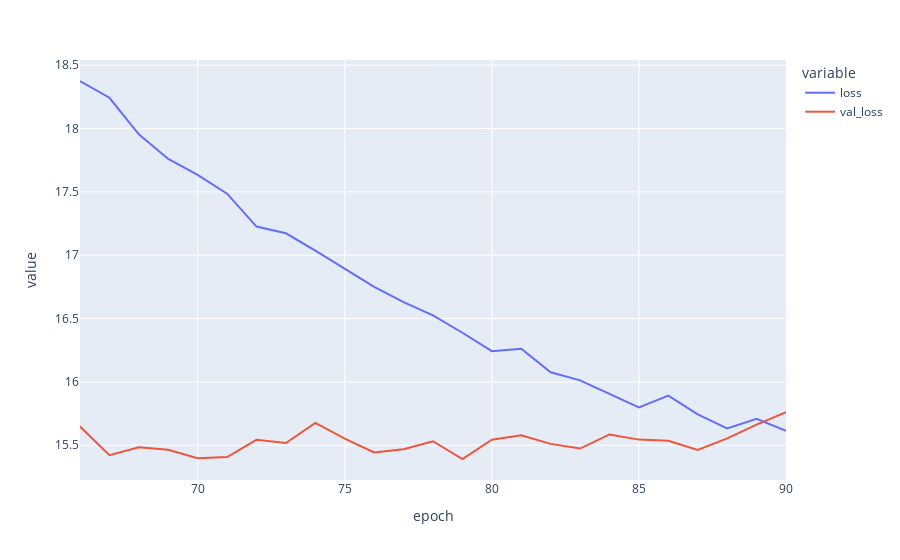

Notebook cell for this chart:
### Code cell
px.line(df.iloc[-25:],x="epoch",y=["loss","val_loss"])

### Figure 1 — Plotly figure (JSON) as saved in the notebook; plotly's stock layout.template omitted (floating-point values rounded to 4 significant figures)
{"data": [{"hovertemplate": "variable=loss<br>epoch=%{x}<br>value=%{y}<extra></extra>", "legendgroup": "loss", "line": {"color": "#636efa", "dash": "solid"}, "marker": {"symbol": "circle"}, "mode": "lines", "name": "loss", "orientation": "v", "showlegend": true, "type": "scatter", "x": [66, 67, 68, 69, 70, 71, 72, 73, 74, 75, 76, 77, 78, 79, 80, 81, 82, 83, 84, 85, 86, 87, 88, 89, 90], "xaxis": "x", "y": [18.38, 18.24, 17.95, 17.76, 17.63, 17.49, 17.23, 17.17, 17.04, 16.89, 16.75, 16.63, 16.53, 16.39, 16.24, 16.26, 16.08, 16.01, 15.91, 15.8, 15.89, 15.74, 15.63, 15.71, 15.61], "yaxis": "y"}, {"hovertemplate": "variable=val_loss<br>epoch=%{x}<br>value=%{y}<extra></extra>", "legendgroup": "val_loss", "line": {"color": "#EF553B", "dash": "solid"}, "marker": {"symbol": "circle"}, "mode": "lines", "name": "val_loss", "orientation": "v", "showlegend": true, "type": "scatter", "x": [66, 67, 68, 69, 70, 71, 72, 73, 74, 75, 76, 77, 78, 79, 80, 81, 82, 83, 84, 85, 86, 87, 88, 89, 90], "xaxis": "x", "y": [15.65, 15.42, 15.48, 15.46, 15.4, 15.41, 15.54, 15.52, 15.68, 15.55, 15.44, 15.47, 15.53, 15.39, 15.54, 15.58, 15.51, 15.47, 15.59, 15.54, 15.53, 15.46, 15.55, 15.66, 15.76], "yaxis": "y"}], "layout": {"legend": {"title": {"text": "variable"}, "tracegroupgap": 0}, "margin": {"t": 60}, "xaxis": {"anchor": "y", "domain": [0, 1], "title": {"text": "epoch"}}, "yaxis": {"anchor": "x", "domain": [0, 1], "title": {"text": "value"}}}}
